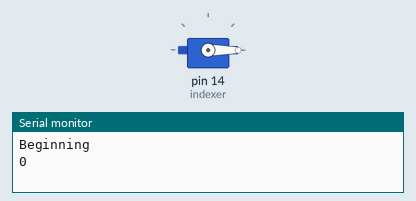
Simulated run of this sketch. Board: Arduino Uno, built with avr-gcc and run on an emulated ATmega328P. Shown: servo, the last lines printed to the serial monitor.

Above: at 0.05 s.
At 4.25 s:
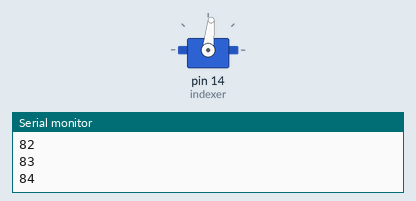
At 8.55 s:
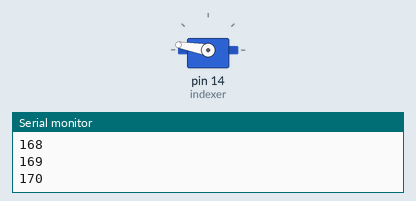
At 17.05 s:
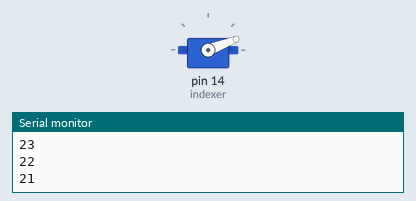
Timing chart, 0 to 23.5 s (numbered marks = the images above):
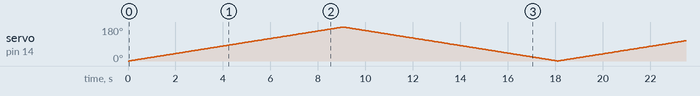

The sketch:

pwmservo.ino
```cpp
#include <PWMServo.h>

PWMServo pwmServo;

int indexer = 14;
int pos = 0;

void setup() {
  // put your setup code here, to run once:
  pwmServo.attach(indexer);
  Serial.begin(115200);
  Serial.println("Beginning");
}

void loop() {
  // put your main code here, to run repeatedly:
  for(pos = 0; pos < 180; pos += 1) { // goes from 0 degrees to 180 degrees, 1 degree steps
    pwmServo.write(pos);              // tell servo to go to position in variable 'pos'
    Serial.println(pos);
    delay(50);                       // waits 15ms for the servo to reach the position
  }
  for(pos = 180; pos>=1; pos-=1) {   // goes from 180 degrees to 0 degrees
    pwmServo.write(pos);              // tell servo to go to position in variable 'pos'
    Serial.println(pos);
    delay(50);                       // waits 15ms for the servo to reach the position
  }
}
```
